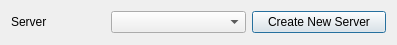
<?xml version="1.0" encoding="UTF-8"?>
<ui version="4.0">
 <class>Dialog</class>
 <widget class="QDialog" name="Dialog">
  <property name="geometry">
   <rect>
    <x>0</x>
    <y>0</y>
    <width>397</width>
    <height>45</height>
   </rect>
  </property>
  <property name="windowTitle">
   <string>Configure Connections</string>
  </property>
  <layout class="QGridLayout" name="gridLayout">
   <item row="0" column="0">
    <layout class="QHBoxLayout" name="horizontalLayout">
     <item>
      <widget class="QLabel" name="label">
       <property name="sizePolicy">
        <sizepolicy hsizetype="Fixed" vsizetype="Preferred">
         <horstretch>0</horstretch>
         <verstretch>0</verstretch>
        </sizepolicy>
       </property>
       <property name="text">
        <string>Server</string>
       </property>
      </widget>
     </item>
     <item>
      <spacer name="horizontalSpacer_2">
       <property name="orientation">
        <enum>Qt::Horizontal</enum>
       </property>
       <property name="sizeType">
        <enum>QSizePolicy::Fixed</enum>
       </property>
       <property name="sizeHint" stdset="0">
        <size>
         <width>58</width>
         <height>22</height>
        </size>
       </property>
      </spacer>
     </item>
     <item>
      <widget class="QComboBox" name="serversCombo">
       <property name="enabled">
        <bool>true</bool>
       </property>
       <property name="sizePolicy">
        <sizepolicy hsizetype="Minimum" vsizetype="Fixed">
         <horstretch>0</horstretch>
         <verstretch>0</verstretch>
        </sizepolicy>
       </property>
       <property name="sizeAdjustPolicy">
        <enum>QComboBox::AdjustToContentsOnFirstShow</enum>
       </property>
      </widget>
     </item>
     <item>
      <widget class="QPushButton" name="createNewServerPushButton">
       <property name="text">
        <string>Create New Server</string>
       </property>
      </widget>
     </item>
    </layout>
   </item>
  </layout>
 </widget>
 <resources/>
 <connections/>
</ui>
